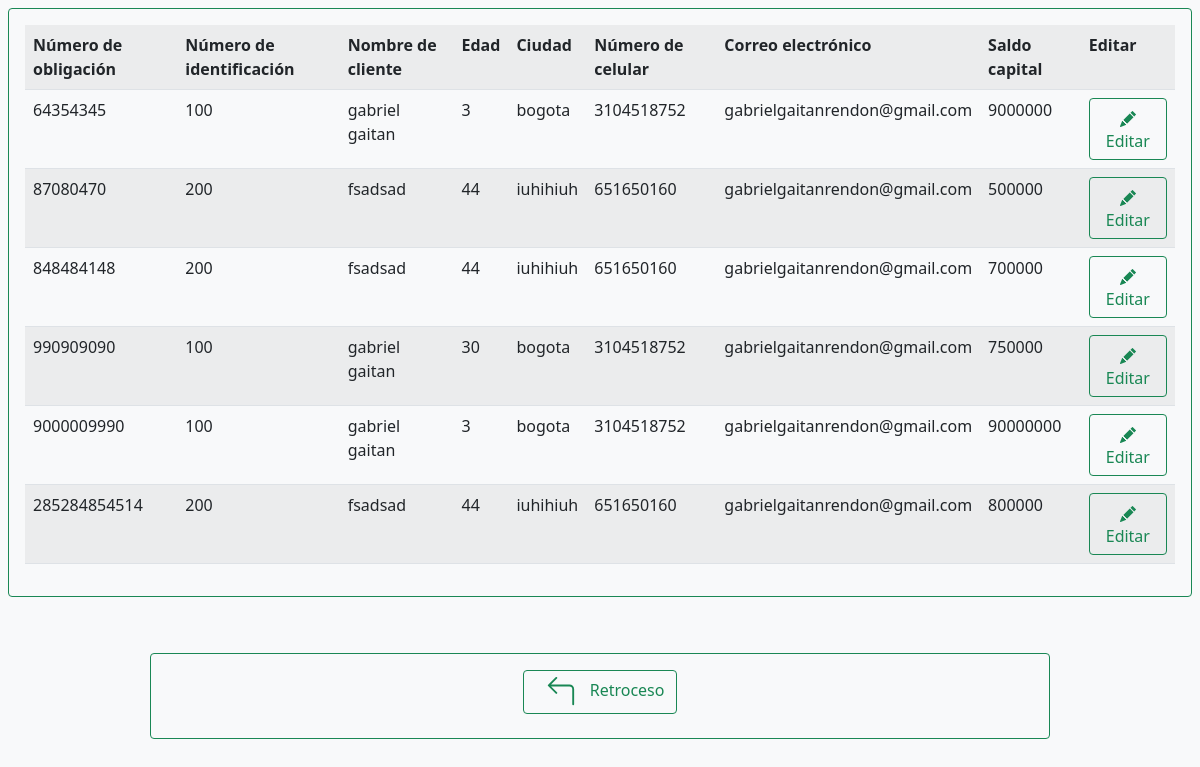
Page /forms/clientes/views/muestra_cliente.php on the committed database.
### tables this page shows
CREATE TABLE `infclient` (
  `numobligacion` bigint(20) NOT NULL COMMENT 'numero de obligación a pagar de cliente',
  `idcliente` varchar(11) NOT NULL COMMENT 'numero de identificacion de cliente con deuda',
  `nombrecliente` varchar(50) NOT NULL COMMENT 'nombre de el cliente',
  `edad` int(100) NOT NULL COMMENT 'edad de el cliente',
  `ciudadresidencia` varchar(50) DEFAULT NULL COMMENT 'ciudad de donde reside el cliente',
  `numcelular` varchar(10) DEFAULT NULL COMMENT 'numero de celular de cliente',
  `correocliente` varchar(50) DEFAULT NULL COMMENT 'correo de cliente ',
  `saldocapital` int(11) NOT NULL COMMENT 'el 50% de este valor, sera el min a cobrar',
  `saltototal` int(11) NOT NULL COMMENT 'este valor será el mayor a cobrar'
);

### forms/clientes/views/muestra_cliente.php (the view, shortened to what this page needs)
<!DOCTYPE html>
<html lang="en">
<head>
    <link href="../../../css/bootstrap.min.css" rel="stylesheet">
</head>
<body class='bg-light'>
<div class='p-2'>
    <div class='border border-success rounded'>
        <div class="p-3">
            <?php
                include('../../../conexion/con_database.php');
                $query_select = "SELECT * FROM infclient";
                $consulta = mysqli_query($conexion, $query_select);
                echo "<table class='table table-striped'>";
                    echo "<tr>";
                        echo "<th> Número de obligación </th>";
                        echo "<th> Número de identificación </th>";
                        echo "<th> Nombre de cliente </th>";
                        echo "<th> Edad </th>";
                        echo "<th> Ciudad </th>";
                        echo "<th> Número de celular </th>";
                        echo "<th> Correo electrónico </th>";
                        echo "<th> Saldo capital </th>";
                        echo"<th> Editar </th>";
                    echo "</tr>";
                    while($resultado  = mysqli_fetch_array($consulta)){
                        echo "<tr>";
                            echo "<td>".$resultado[0]."</td>";
                            echo "<td>".$resultado[1]."</td>";
                            echo "<td>".$resultado[2]."</td>";
                            echo "<td>".$resultado[3]."</td>";
                            echo "<td>".$resultado[4]."</td>";
                            echo "<td>".$resultado[5]."</td>";
                            echo "<td>".$resultado[6]."</td>";
                            echo "<td>".$resultado[7]."</td>";
                            echo "<td> <button type='button'
                                class='btn btn-outline-success'
                                onclick=window.location.href='../actions/editar_cliente.php?inNumobligClnt=$resultado[0]'>
                                <svg xmlns='http://www.w3.org/2000/svg' width='16' height='16' fill='currentColor' class='bi bi-pencil-fill' viewBox='0 0 16 16'>
                                    <path d='M12.854.146a.5.5 0 0 0-.707 0L10.5 1.793 14.207 5.5l1.647-1.646a.5.5 0 0 0 0-.708l-3-3zm.646 6.061L9.793 2.5 3.293
                                        9H3.5a.5.5 0 0 1 .5.5v.5h.5a.5.5 0 0 1 .5.5v.5h.5a.5.5 0 0 1 .5.5v.5h.5a.5.5 0 0 1 .5.5v.207l6.5-6.5zm-7.468 7.468A.5.5 0 0
                                        1 6 13.5V13h-.5a.5.5 0 0 1-.5-.5V12h-.5a.5.5 0 0 1-.5-.5V11h-.5a.5.5 0 0 1-.5-.5V10h-.5a.499.499 0 0 1-.175-.032l-.179.178a
                                        .5.5 0 0 0-.11.168l-2 5a.5.5 0 0 0 .65.65l5-2a.5.5 0 0 0 .168-.11l.178-.178z'/>
                                </svg>
                                Editar
                            </button></td>";
                        echo "</tr>";
                    }
                echo "</table>";
            ?>
            </div>
        </div>
    </div>
    <div class='container border border-success rounded p-2 mt-5 w-75'>
        <div class='row'>
            <div class='col-12 d-flex justify-content-center text-center'>
                <div class='col-3'>
                    <button type='button' class="btn btn-outline-success m-2 mb-3 mx-0" onclick= window.location.href='../../../index.html'>
                        Retroceso
                    </button>
                </div>
            </div>
        </div>
    </div>
</body>
</html>

### rows in the picture
infclient: numobligacion "64354345", idcliente "100", nombrecliente "gabriel gaitan", edad "3", ciudadresidencia "bogota", numcelular "3104518752", correocliente "gabrielgaitanrendon@gmail.com", saldocapital "9000000"
infclient: numobligacion "87080470", idcliente "200", nombrecliente "fsadsad", edad "44", ciudadresidencia "iuhihiuh", numcelular "651650160", correocliente "gabrielgaitanrendon@gmail.com", saldocapital "500000"
infclient: numobligacion "848484148", idcliente "200", nombrecliente "fsadsad", edad "44", ciudadresidencia "iuhihiuh", numcelular "651650160", correocliente "gabrielgaitanrendon@gmail.com", saldocapital "700000"
infclient: numobligacion "990909090", idcliente "100", nombrecliente "gabriel gaitan", edad "30", ciudadresidencia "bogota", numcelular "3104518752", correocliente "gabrielgaitanrendon@gmail.com", saldocapital "750000"
infclient: numobligacion "9000009990", idcliente "100", nombrecliente "gabriel gaitan", edad "3", ciudadresidencia "bogota", numcelular "3104518752", correocliente "gabrielgaitanrendon@gmail.com", saldocapital "90000000"
infclient: numobligacion "285284854514", idcliente "200", nombrecliente "fsadsad", edad "44", ciudadresidencia "iuhihiuh", numcelular "651650160", correocliente "gabrielgaitanrendon@gmail.com", saldocapital "800000"
